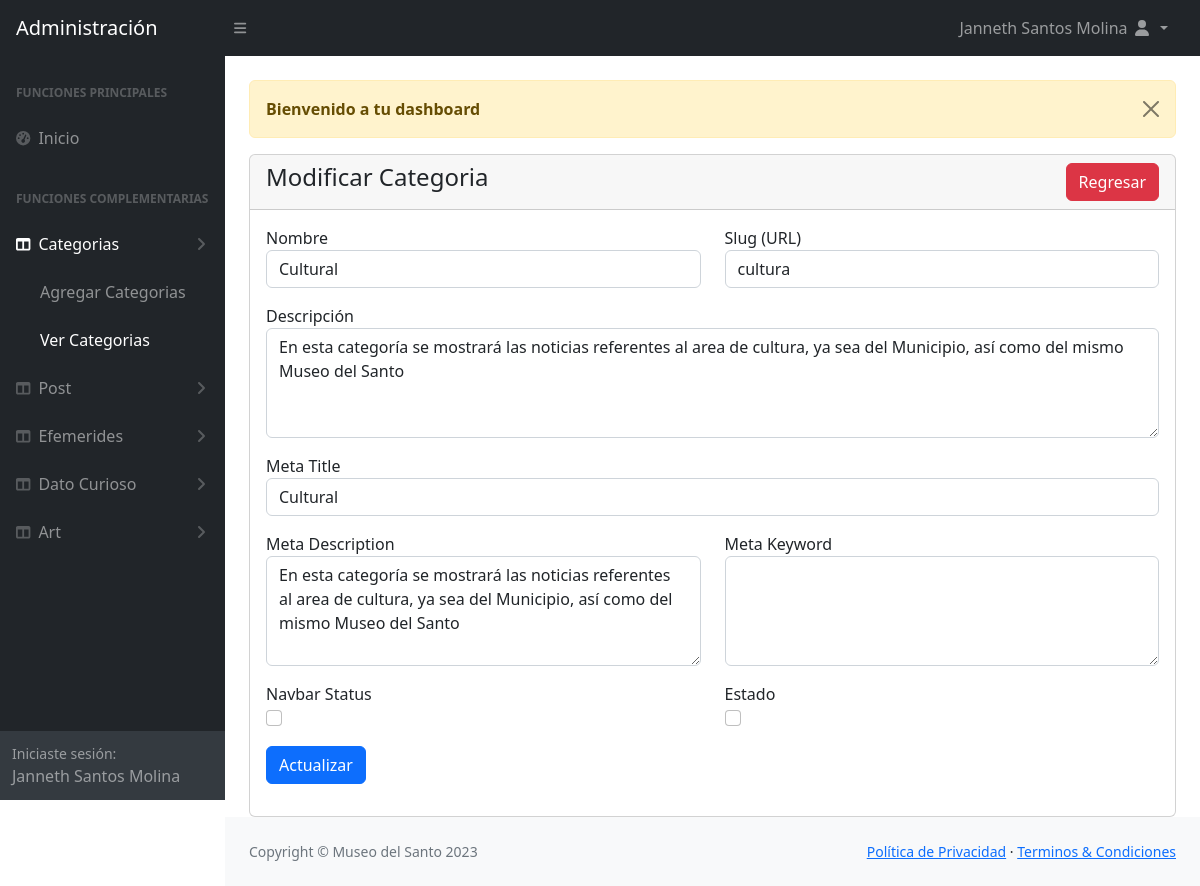
/admin/category-edit.php?id=1 (signed in), run on the app's committed database.
### tables this page shows
CREATE TABLE `categories` (
  `id` int(11) NOT NULL,
  `name` varchar(191) NOT NULL,
  `slug` varchar(191) NOT NULL,
  `description` text DEFAULT NULL,
  `meta_title` varchar(191) NOT NULL,
  `meta_description` mediumtext DEFAULT NULL,
  `meta_keyword` mediumtext DEFAULT NULL,
  `navbar_status` tinyint(1) DEFAULT 0,
  `status` tinyint(1) DEFAULT 0 COMMENT '0=visible,1=hidden,2=deleted',
  `created` timestamp NULL DEFAULT current_timestamp()
);

### admin/category-edit.php (the view, shortened to what this page needs)
<?php
    include('authentication.php');
    include('includes/header.php');
?>
<div class="container-fluid px-4">
    <div class="row mt-4">
        <div class="col-md-12">
            <?php include('message.php') ?>
            <div class="card">
                <div class="card-header">
                    <h4> Modificar Categoria
                        <a href="category-view.php" class="btn btn-danger float-end">Regresar</a>
                    </h4>
                </div>
                <div class="card-body">
                <?php
                    if(isset($_GET['id'])){
                        $category_id = $_GET['id'];
                        $category_edit = "SELECT * FROM categories WHERE id= '$category_id'";
                        $category_run = mysqli_query($conn, $category_edit);
                        if(mysqli_num_rows($category_run) > 0){
                            foreach($category_run as $category){
                ?>
                    <form action="code.php" method="POST">
                        <div class="row">
                            <div class="col-md-6 mb-3">
                                <label for="">Nombre</label>
                                <input type="text" name="name" value="<?= $category['name']; ?>" class="form-control" required>
                            </div>
                            <div class="col-md-6 mb-3">
                                <label for="">Slug (URL) </label>
                                <input type="text" name="slug" value="<?= $category['slug']; ?>" class="form-control" required>
                            </div>
                            <div class="col-md-12 mb-3">
                                <label for="">Descripción</label>
                                <textarea name="description" class="form-control" rows="4" required><?= $category['description']; ?></textarea>
                            </div>
                            <div class="col-md-12 mb-3">
                                <label for="">Meta Title</label>
                                <input type="text" name="meta_title" value="<?= $category['meta_title']; ?>" class="form-control" >
                            </div>
                            <div class="col-md-6 mb-3">
                                <label for="">Meta Description</label>
                                <textarea name="meta_description" class="form-control" rows="4"><?= $category['meta_description']; ?></textarea>
                            </div>
                            <div class="col-md-6 mb-3">
                                <label for="">Meta Keyword</label>
                                <textarea name="meta_keyword" class="form-control" rows="4"><?= $category['meta_keyword']; ?></textarea>
                            </div>
                            <div class="col-md-6 mb-3">
                                <label for="">Navbar Status</label> <br/>
                                <input type="checkbox" name="navbar_status" <?= $category['navbar_status'] == '1' ? 'checked' : '' ?> class="form-check-input">
                            </div>
                            <div class="col-md-6 mb-3">
                                <label for="">Estado</label> </br>
                                <input type="checkbox" name="status"  <?= $category['status'] == '1' ? 'checked' : '' ?>  class="form-check-input">
                            </div>
                            <div class="col-md-12 mb-3">
                                <button type="submit" name="category_update"class="btn btn-primary">Actualizar</button>
                            </div>
                        </div>
                    </form>
                <?php
                    }
                    } else {
                        ?>
                            <h4>No se encontró información</h4>
                        <?php
                    }
                }
                ?>
                </div>
            </div>
        </div>
    </div>
</div>
<?php
    include('includes/footer.php');
    include('includes/scripts.php');
?>

### data on the page
categories: name "Cultural", slug "cultura", description "En esta categoría se mostrará las noticias referentes al area de cultura, ya sea del Municipio, así como del mismo Museo del Santo", meta_title "Cultural", meta_description "En esta categoría se mostrará las noticias referentes al area de cultura, ya sea del Municipio, así como del mismo Museo del Santo"

### other printed values
$_SESSION['auth_user']['user_name'] "Janneth Santos Molina"
$_SESSION['message'] "Bienvenido a tu dashboard"
